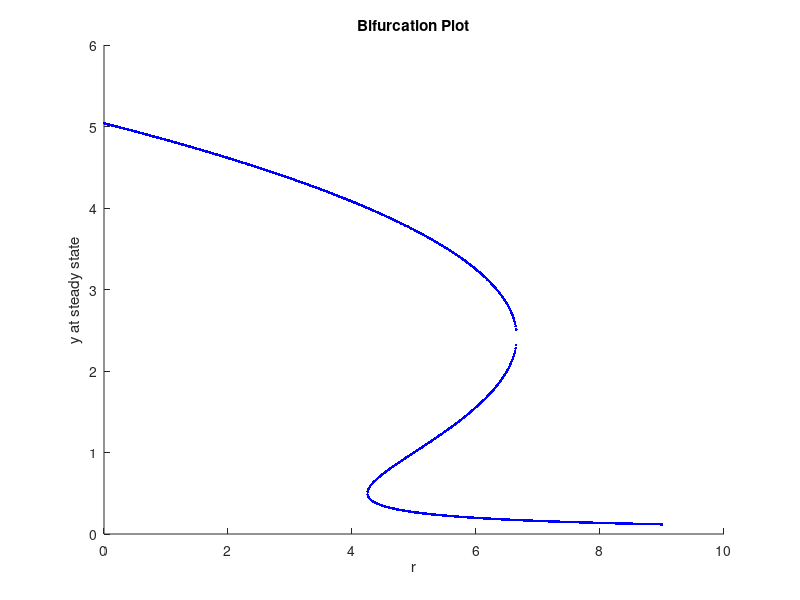

Reproduce this figure in MATLAB. (Note: this script raises an error after producing the figure.)
rvals = linspace(0, 9, 1000);
eps = 1e-2;
figure(); hold on;
for r=rvals
    % A.y^3 + B.y^2 + C.y + D = 0.
    ode_coeffs = [-1 5 -r 1];
    y_ss_vec = roots(ode_coeffs);
    for j=1:length(y_ss_vec)
        % plot only real solutions.
        if (abs(imag(y_ss_vec(j))) < eps)
            plot(r, y_ss_vec(j), 'b.');
        end
    end
end
hold off;
title('Bifurcation Plot')
xlabel('r');
ylabel('y at steady state');
prettyfig;